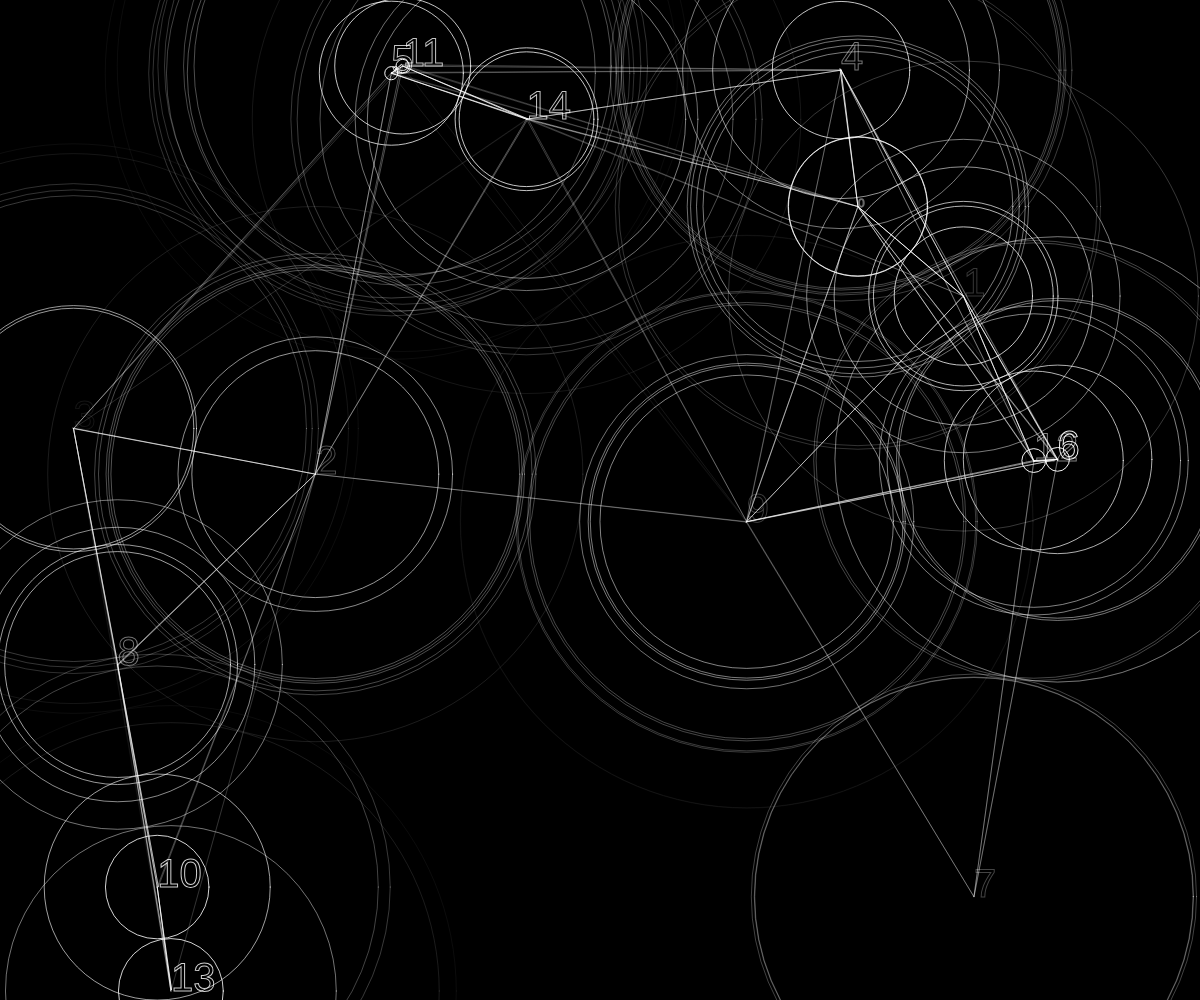
Frame 1 (no input)
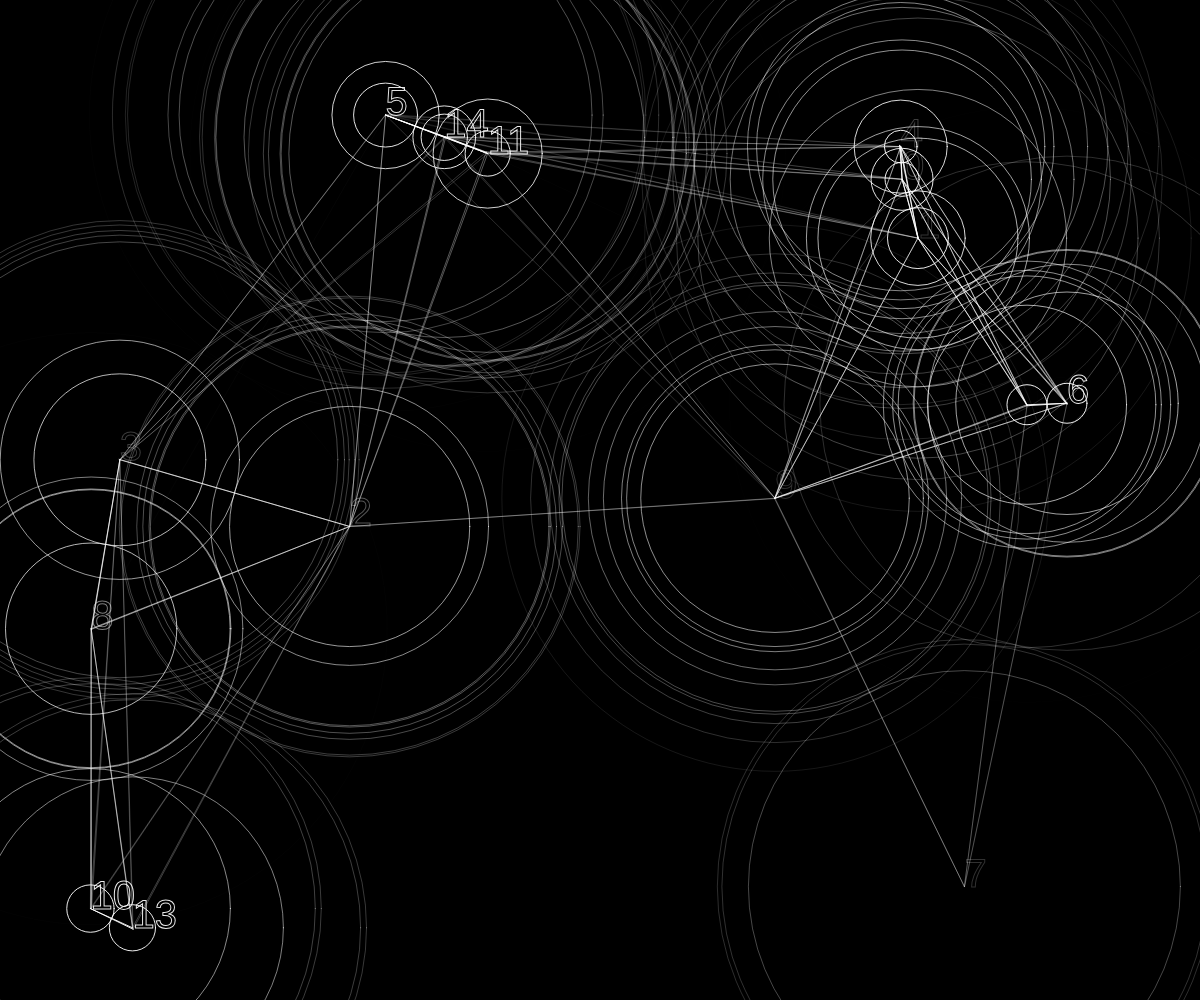
Frame 60 (no input)
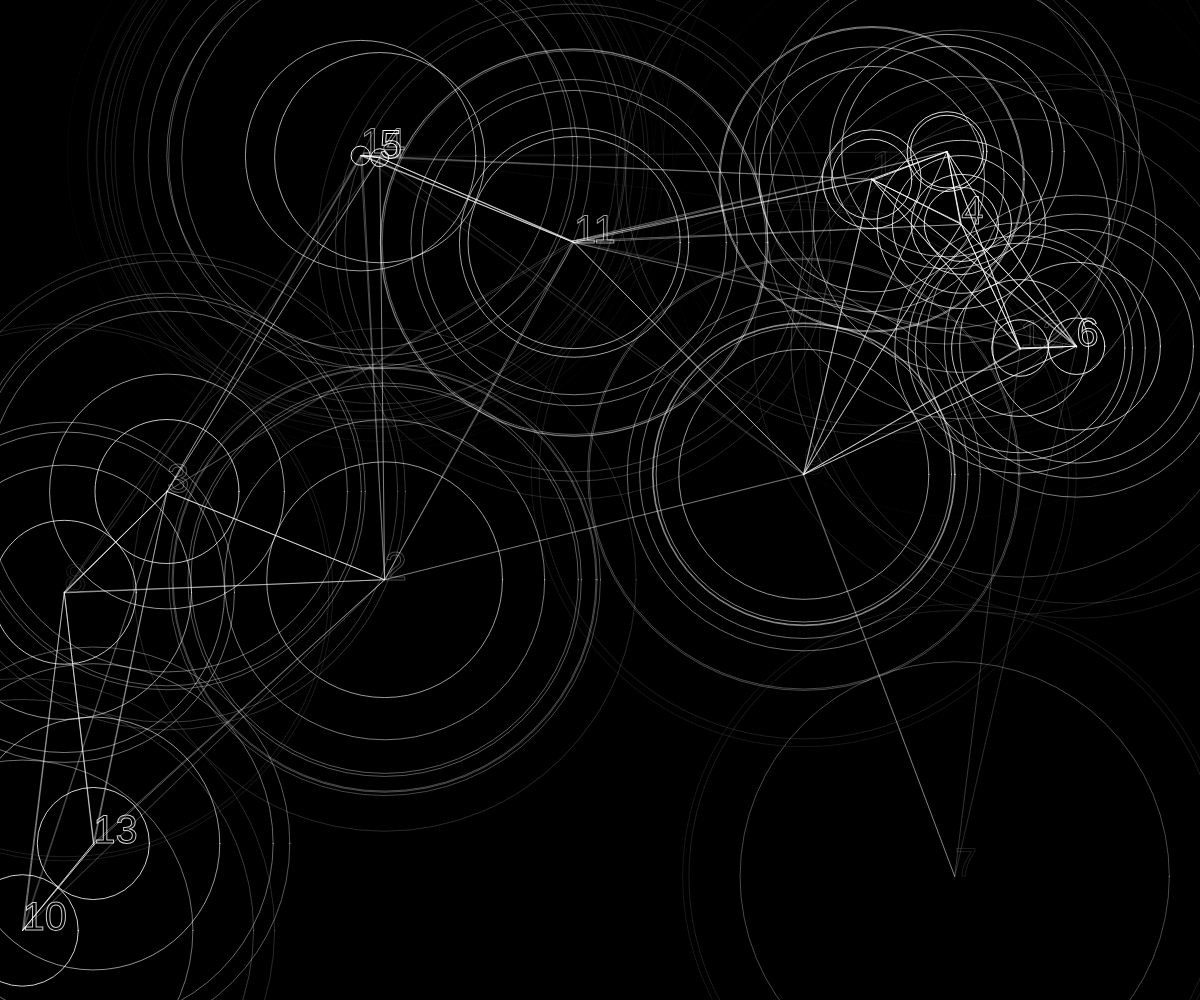
Frame 120 (the mouse pressed at the canvas centre since frame 60)

The p5.js sketch that drew these frames (run headless with seeded random() and noise() and a simulated clock; from frame 60 on, the mouse is pressed at the canvas centre):

// p5.js sketch
// ── sketch.js
let particles = [];
let nbParticules = 15; 

function setup() {
  createCanvas(windowWidth, windowHeight);
  

  for (let a = 0; a < nbParticules; a++) {
    particles.push(new Particle());
  }
  
  strokeWeight(1);
  noFill();
}

function mouseClicked() {
  background(0); // Clear the canvas
  particles = [];
  for (let a = 0; a < nbParticules; a++) {
    particles.push(new Particle());
  }
}

function draw() {
  background(0); 


  for (let a = 0; a < particles.length; a++) {
    let p1 = particles[a];
    
    p1.move(); 
    p1.bounce();  
    

    for (let b = 0; b < particles.length; b++) {
      let p2 = particles[b];
      

      let d = dist(p1.x, p1.y, p2.x, p2.y);

      if (d > 0 && d < 600) {

        let luminosite = map(d, 0, 600, 255, 0);
        stroke(255, luminosite); 
        

        circle(p1.x, p1.y, d);
        line(p1.x, p1.y, p2.x, p2.y);
      }
    }

    text(a, p1.x, p1.y);
    textSize(40);
    stroke(1);
  }
}


class Particle {
  constructor() {
    this.x = random(width);
    this.y = random(height);
    this.vx = random(-1.5, 1.5); 
    this.vy = random(-1.5, 1.5); 
  }

  move() {
    this.x += this.vx;
    this.y += this.vy;
  }

  bounce() {
    if (this.x < 0 || this.x > width) this.vx *= -1;
    if (this.y < 0 || this.y > height) this.vy *= -1;
  }
}
